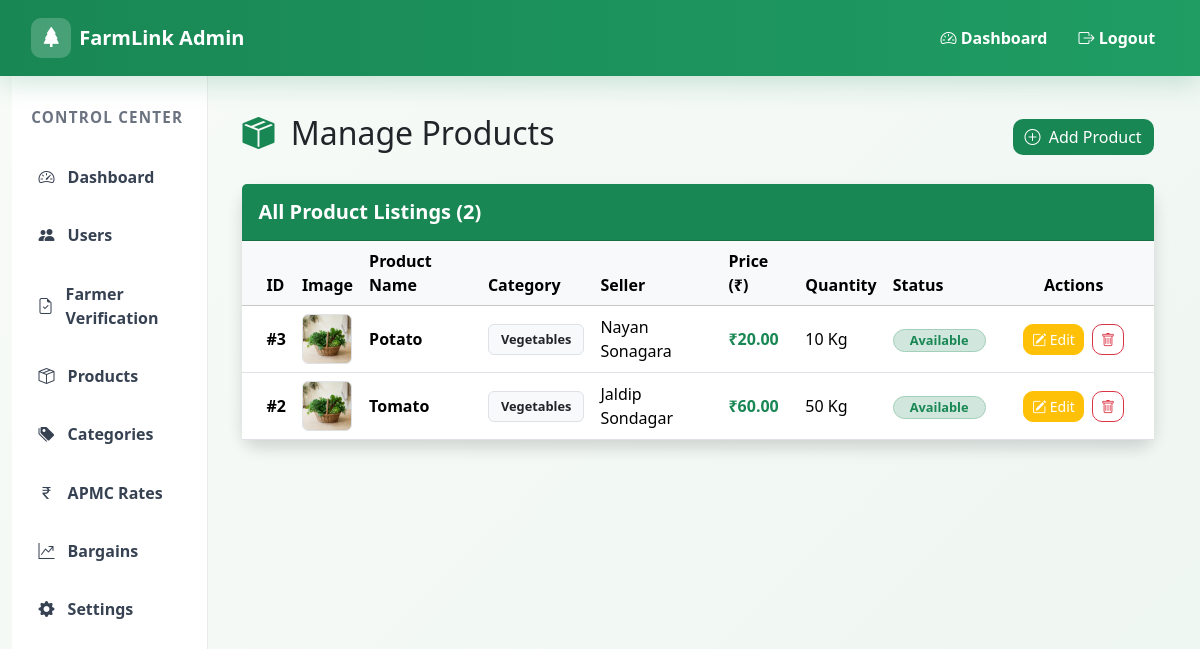
The app's page /product/ with its own data.
### models/product.py (models this page shows, shortened)
class Product(db.Model):
    __tablename__ = "products"
    id = db.Column(
        db.Integer,
        primary_key=True
    )
    farmer_id = db.Column(
        db.Integer,
        db.ForeignKey("users.id", ondelete="CASCADE"),
        nullable=False
    )
    category_id = db.Column(
        db.Integer,
        db.ForeignKey("categories.id", ondelete="CASCADE"),
        nullable=False
    )
    title = db.Column(
        db.String(150),
        nullable=False
    )
    description = db.Column(
        db.Text
    )
    price = db.Column(
        db.Numeric(10, 2),
        nullable=False
    )
    quantity = db.Column(
        db.Integer,
        nullable=False
    )
    unit = db.Column(
        db.String(20)
    )
    image = db.Column(
        db.String(255)
    )
    district_id = db.Column(
        db.Integer,
        db.ForeignKey("districts.id")
    )
    taluka_id = db.Column(
        db.Integer,
        db.ForeignKey("talukas.id")
    )
    village_id = db.Column(
        db.Integer,
        db.ForeignKey("villages.id")
    )
    status = db.Column(
        db.Enum(
            "Available",
            "Sold"
        ),
        default="Available"
    )
    allow_bargaining = db.Column(
        db.Boolean,
        default=False
    )
    min_price = db.Column(
        db.Numeric(10, 2),
        default=0.00
    )
    created_at = db.Column(
        db.DateTime,
        server_default=db.func.current_timestamp()
    )
    category = db.relationship(
        'Category',
        primaryjoin='Product.category_id == Category.id',
        backref=db.backref('products_list', lazy=True, cascade='all, delete-orphan')
    )
    farmer = db.relationship('User', primaryjoin='Product.farmer_id == User.id', backref=db.backref('products_list', lazy=True))
    district = db.relationship('District', primaryjoin='Product.district_id == District.id')
    taluka = db.relationship('Taluka', primaryjoin='Product.taluka_id == Taluka.id')
    village = db.relationship('Village', primaryjoin='Product.village_id == Village.id')
    @staticmethod
    def delete(product_id):
        product = Product.query.get(
            product_id
        )
        if product:
            db.session.delete(product)
            db.session.commit()
            return True
        return False

### models/category.py (models this page shows, shortened)
class Category(db.Model):
    __tablename__ = "categories"
    id = db.Column(
        db.Integer,
        primary_key=True
    )
    name = db.Column(
        db.String(100),
        unique=True,
        nullable=False
    )
    description = db.Column(
        db.Text
    )
    created_at = db.Column(
        db.DateTime,
        server_default=db.func.current_timestamp()
    )

### models/user.py (models this page shows, shortened)
class User(UserMixin, db.Model):
    __tablename__ = "users"
    id = db.Column(
        db.Integer,
        primary_key=True
    )
    full_name = db.Column(
        db.String(150),
        nullable=False
    )
    email = db.Column(
        db.String(150),
        unique=True,
        nullable=False
    )
    phone = db.Column(
        db.String(15),
        unique=True,
        nullable=False
    )
    password = db.Column(
        db.String(255),
        nullable=False
    )
    role = db.Column(
        db.Enum(
            "admin",
            "farmer",
            "buyer"
        ),
        default="buyer"
    )
    district_id = db.Column(
        db.Integer,
        db.ForeignKey("districts.id")
    )
    taluka_id = db.Column(
        db.Integer,
        db.ForeignKey("talukas.id")
    )
    village_id = db.Column(
        db.Integer,
        db.ForeignKey("villages.id")
    )
    address = db.Column(
        db.Text
    )
    profile_image = db.Column(
        db.String(255)
    )
    is_verified = db.Column(
        db.Boolean,
        default=False
    )
    created_at = db.Column(
        db.DateTime,
        server_default=db.func.current_timestamp()
    )
    district = db.relationship('District', primaryjoin='User.district_id == District.id')
    taluka = db.relationship('Taluka', primaryjoin='User.taluka_id == Taluka.id')
    village = db.relationship('Village', primaryjoin='User.village_id == Village.id')

### routes/product.py (the view)
@product_bp.route("/")
def all_products():
    products = Product.query.order_by(
        Product.id.desc()
    ).all()
    return render_template(
        "products.html",
        products=products
    )

### utils/voice.py (called while the page is built, shortened)
def get_voice_language(lang=None):
    selected_lang = (lang or session.get("lang") or "gu").lower()
    if selected_lang in VOICE_LANGUAGE_MAP:
        return VOICE_LANGUAGE_MAP[selected_lang]

### templates/admin/products.html (shortened to what this page needs)
{% extends "base_admin.html" %}
{% block content %}
<div class="container-fluid py-3">
    <div class="d-flex justify-content-between align-items-center mb-4">
        <h2>
            <i class="bi bi-box-seam-fill text-success me-2"></i>
            Manage Products
        </h2>
        <a href="{{ url_for('admin.add_product') }}" class="btn btn-success">
            <i class="bi bi-plus-circle me-1"></i> Add Product
        </a>
    </div>
    <div class="card shadow border-0 rounded-4">
        <div class="card-header bg-success text-white py-3">
            <h5 class="mb-0 fw-bold">All Product Listings ({{ products|length }})</h5>
        </div>
        <div class="card-body p-0">
            <div class="table-responsive">
                <table class="table table-hover align-middle mb-0">
                    <thead class="table-light">
                        <tr>
                            <th class="ps-4">ID</th>
                            <th>Image</th>
                            <th>Product Name</th>
                            <th>Category</th>
                            <th>Seller</th>
                            <th>Price (₹)</th>
                            <th>Quantity</th>
                            <th>Status</th>
                            <th class="text-center" width="160">Actions</th>
                        </tr>
                    </thead>
                    <tbody>
                        {% if products %}
                            {% for product in products %}
                            <tr>
                                <td class="ps-4 fw-bold">#{{ product.id }}</td>
                                <td>
                                    <img src="{{ url_for('static', filename='uploads/' + product.image) if product.image else url_for('static', filename='uploads/products/default.jpg') }}"
                                         width="50"
                                         height="50"
                                         class="rounded border"
                                         style="object-fit: cover;">
                                </td>
                                <td class="fw-semibold">{{ product.title }}</td>
                                <td>
                                    <span class="badge bg-light text-dark border">{{ product.category.name if product.category else 'Uncategorized' }}</span>
                                </td>
                                <td>
                                    {% if product.farmer %}{{ product.farmer.full_name }}{% else %}<span class="text-muted">Unknown</span>{% endif %}
                                </td>
                                <td class="fw-bold text-success">₹{{ product.price }}</td>
                                <td>{{ product.quantity }} {{ product.unit if product.unit else '' }}</td>
                                <td>
                                    {% if product.status == 'Available' %}
                                        <span class="badge bg-success-subtle text-success border border-success-subtle px-3 py-1 rounded-pill">Available</span>
                                    {% else %}
                                        <span class="badge bg-secondary-subtle text-secondary border px-3 py-1 rounded-pill">{{ product.status }}</span>
                                    {% endif %}
                                </td>
                                <td class="text-center">
                                    <a href="{{ url_for('admin.edit_product', product_id=product.id) }}" class="btn btn-warning btn-sm" title="Edit Product">
                                        <i class="bi bi-pencil-square"></i> Edit
                                    </a>
                                    <a href="{{ url_for('admin.delete_product', product_id=product.id) }}"
                                       class="btn btn-outline-danger btn-sm ms-1"
                                       onclick="return confirm('Are you sure you want to delete {{ product.title }}?')"
                                       title="Delete Product">
                                        <i class="bi bi-trash"></i>
                                    </a>
                                </td>
                            </tr>
                            {% endfor %}
                        {% else %}
                            <tr>
                                <td colspan="9" class="text-center py-4 text-muted">No products found in database.</td>
                            </tr>
                        {% endif %}
                    </tbody>
                </table>
            </div>
        </div>
    </div>
</div>
{% endblock %}

### static/css/admin.css (style rules this page uses)
:root { --admin-green: #198754; --admin-green-dark: #146c43; --admin-bg: #f4f7fb; --admin-card: #ffffff; --admin-muted: #6b7280; }
body { background: linear-gradient(135deg, #f8fbf8 0%, #eef6f2 100%); font-family: 'Segoe UI', Arial, sans-serif; }
.admin-body { min-height: 100vh; }
.card { border: none; border-radius: 18px; transition: all 0.25s ease; background: var(--admin-card); box-shadow: 0 10px 25px rgba(15, 23, 42, 0.06); }
.card-header { font-weight: 700; font-size: 1rem; }
.table { vertical-align: middle; }
.table thead { background: #f7faf7; color: #2f3a2f; }
.btn { border-radius: 10px; }
.btn-success { background: var(--admin-green); border: none; }
.btn-warning { color: #fff; }
.badge { padding: 0.5rem 0.75rem; font-size: 0.8rem; }

### records on screen
Product: id "3", title "Potato", category "Vegetables", farmer.full_name "Nayan Sonagara", price "20.00", quantity "10", unit "Kg", status "Available"
Product: id "2", title "Tomato", category "Vegetables", farmer.full_name "Jaldip Sondagar", price "60.00", quantity "50", unit "Kg", status "Available"

### other values on screen
{{ products|length }} "2"
